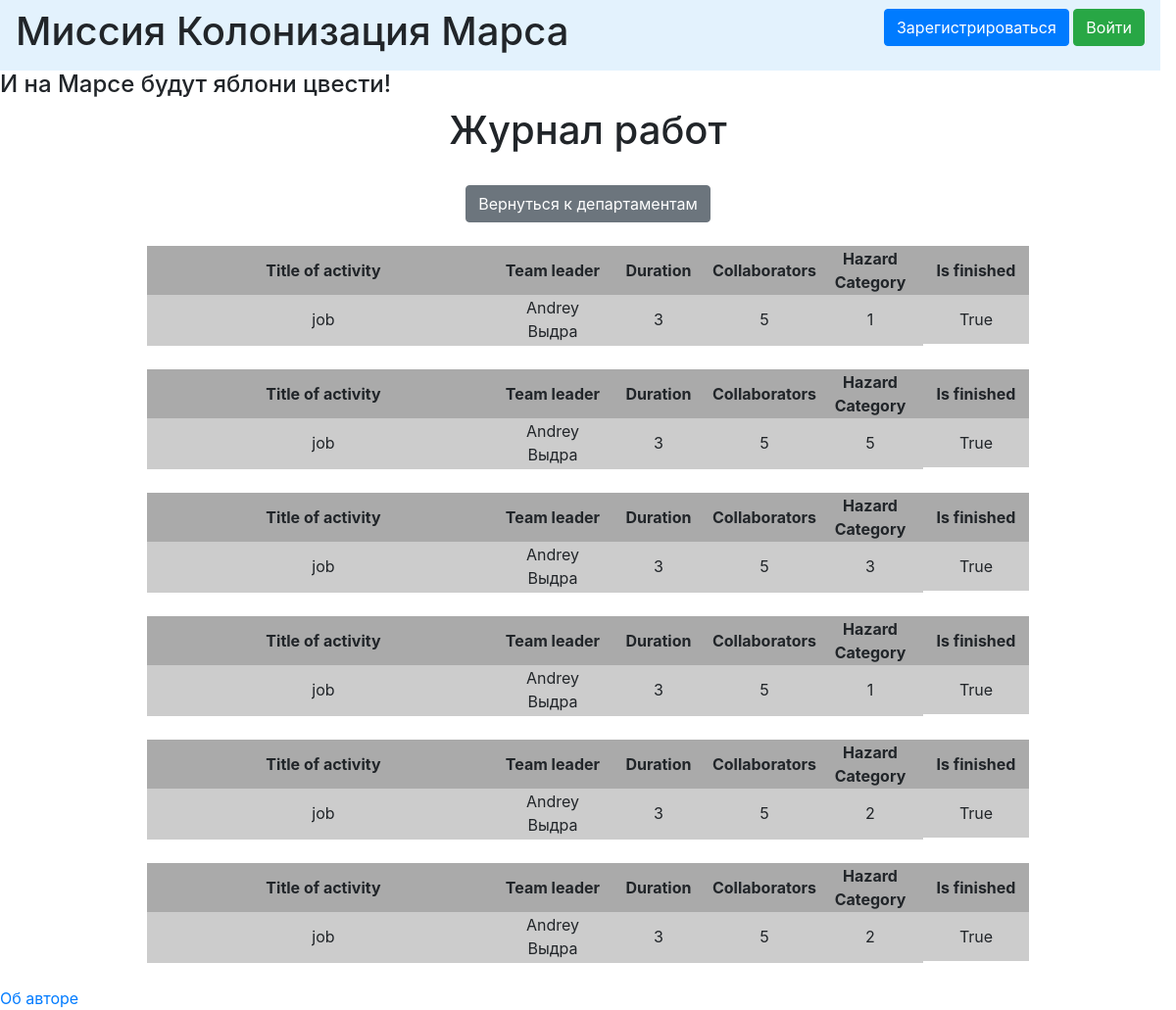
The page / on the database its author committed.
### data/jobs.py (models this page shows)
class Jobs(SqlAlchemyBase, SerializerMixin):
    __tablename__ = 'jobs'
    id = sqlalchemy.Column(sqlalchemy.Integer,
                           primary_key=True, autoincrement=True)
    team_leader = sqlalchemy.Column(sqlalchemy.Integer, sqlalchemy.ForeignKey("users.id"))
    job = sqlalchemy.Column(sqlalchemy.Text)
    work_size = sqlalchemy.Column(sqlalchemy.Integer)
    collaborators = sqlalchemy.Column(sqlalchemy.String)
    start_date = sqlalchemy.Column(sqlalchemy.DateTime)
    end_date = sqlalchemy.Column(sqlalchemy.DateTime)
    is_finished = sqlalchemy.Column(sqlalchemy.Boolean)
    hazard_category = sqlalchemy.Column(sqlalchemy.Integer, sqlalchemy.ForeignKey("hazards.id"))
    user_id = sqlalchemy.Column(sqlalchemy.Integer)
    is_published = sqlalchemy.Column(sqlalchemy.Boolean, default=True)
    user = orm.relation("User")
    hazards = orm.relation("Hazards", back_populates="jobs")

### data/users.py (models this page shows, shortened)
class User(SqlAlchemyBase, UserMixin, SerializerMixin):
    __tablename__ = 'users'
    id = sqlalchemy.Column(sqlalchemy.Integer,
                           primary_key=True, autoincrement=True)
    surname = sqlalchemy.Column(sqlalchemy.String)
    name = sqlalchemy.Column(sqlalchemy.String)
    age = sqlalchemy.Column(sqlalchemy.Integer)
    position = sqlalchemy.Column(sqlalchemy.String)
    speciality = sqlalchemy.Column(sqlalchemy.String)
    address = sqlalchemy.Column(sqlalchemy.String)
    email = sqlalchemy.Column(sqlalchemy.String, unique=True)
    hashed_password = sqlalchemy.Column(sqlalchemy.String, nullable=True)
    modified_date = sqlalchemy.Column(sqlalchemy.DateTime)
    jobs = orm.relation("Jobs", back_populates='user')
    departments = orm.relation("Departments", back_populates='user')

### app.py (the view)
@app.route("/")
def index():
    db_sess = db_session.create_session()
    jobs = db_sess.query(Jobs).all()
    return render_template("list_of_jobs.html", jobs=jobs)

### data/db_session.py (called while the page is built)
def create_session() -> Session:
    global __factory
    return __factory()

### templates/list_of_jobs.html (shortened to what this page needs)
{% extends "base.html" %}
{% block content %}
<h1>Журнал работ</h1>
<br>
<div>
<a href="departments" class="btn btn-secondary">Вернуться к департаментам</a>
</div>
<br>
{% for item in jobs %}
<div>
    <table width="100%">
        <tr bgcolor="#aaaaaa">
            <th width="40%">Title of activity</th>
            <th width="12%">Team leader</th>
            <th width="12%">Duration</th>
            <th width="12%">Collaborators</th>
            <th width="12%">Hazard Category</th>
            <th width="12%">Is finished</th>
        </tr>
        <tr bgcolor="#cccccc">
            <td>{{item.job}}</td>
            <td>{{item.user.name}} {{item.user.surname}}</td>
            <td>{{item.work_size}}</td>
            <td>{{item.collaborators}}</td>
            <td>{{item.hazard_category}}</td>
            <td>{{item.is_finished}}</td>
        </tr>
        <tr>
            <td bgcolor="#cccccc">
            </td>
            <td bgcolor="#cccccc"></td>
            <td bgcolor="#cccccc"></td>
            <td bgcolor="#cccccc"></td>
            <td bgcolor="#cccccc"></td>
        </tr>
    </table>
</div>
<br>
{% endfor %}
{% endblock %}

### rows shown on the page
Jobs: job "job", user.name "Andrey", user.surname "Выдра", work_size "3", collaborators "5", hazard_category "1", is_finished "True"
Jobs: job "job", user.name "Andrey", user.surname "Выдра", work_size "3", collaborators "5", hazard_category "5", is_finished "True"
Jobs: job "job", user.name "Andrey", user.surname "Выдра", work_size "3", collaborators "5", hazard_category "3", is_finished "True"
Jobs: job "job", user.name "Andrey", user.surname "Выдра", work_size "3", collaborators "5", hazard_category "1", is_finished "True"
Jobs: job "job", user.name "Andrey", user.surname "Выдра", work_size "3", collaborators "5", hazard_category "2", is_finished "True"
Jobs: job "job", user.name "Andrey", user.surname "Выдра", work_size "3", collaborators "5", hazard_category "2", is_finished "True"
